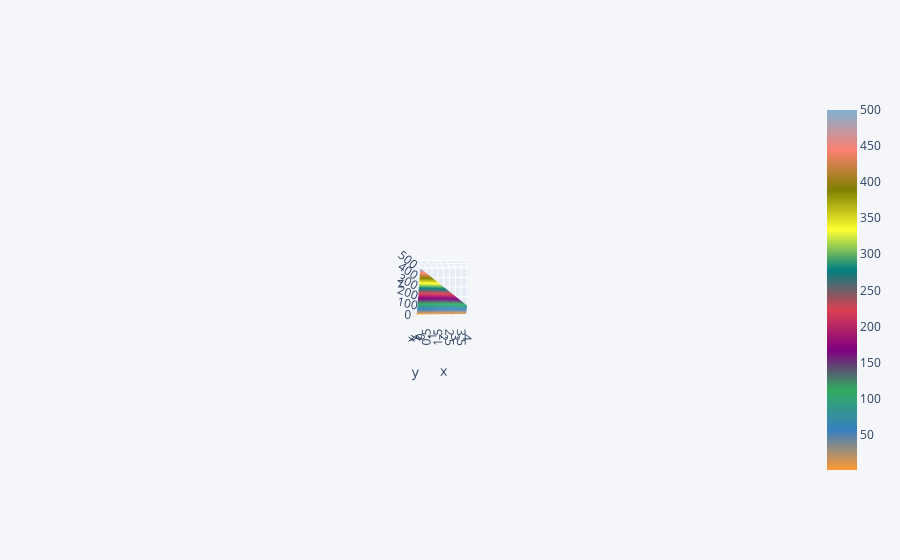

Here is the notebook cell this chart was saved with:
### Code cell
df3.iplot(kind='surface')

### Figure 1 — Plotly figure (JSON) as saved in the notebook; plotly's stock layout.template omitted (floating-point values rounded to 4 significant figures)
{"data": [{"colorscale": [[0, "rgb(255, 153, 51)"], [0.1111, "rgb(55, 128, 191)"], [0.2222, "rgb(50, 171, 96)"], [0.3333, "rgb(128, 0, 128)"], [0.4444, "rgb(219, 64, 82)"], [0.5556, "rgb(0, 128, 128)"], [0.6667, "rgb(255, 255, 51)"], [0.7778, "rgb(128, 128, 0)"], [0.8889, "rgb(251, 128, 114)"], [1, "rgb(128, 177, 211)"]], "type": "surface", "x": [0, 1, 2, 3, 4], "y": ["x", "y", "z"], "z": [[1, 2, 3, 4, 5], [10, 20, 30, 20, 10], [500, 400, 300, 200, 100]]}], "layout": {"autosize": true, "legend": {"bgcolor": "#F5F6F9", "font": {"color": "#4D5663"}}, "paper_bgcolor": "#F5F6F9", "plot_bgcolor": "#F5F6F9", "scene": {"aspectmode": "auto", "aspectratio": {"x": 1, "y": 1, "z": 1}, "camera": {"center": {"x": 0, "y": 0, "z": 0}, "eye": {"x": 0.7626, "y": -8.68, "z": -0.5527}, "projection": {"type": "perspective"}, "up": {"x": 0, "y": 0, "z": 1}}}, "title": {"font": {"color": "#4D5663"}}, "xaxis": {"gridcolor": "#E1E5ED", "showgrid": true, "tickfont": {"color": "#4D5663"}, "title": {"font": {"color": "#4D5663"}, "text": ""}, "zerolinecolor": "#E1E5ED"}, "yaxis": {"gridcolor": "#E1E5ED", "showgrid": true, "tickfont": {"color": "#4D5663"}, "title": {"font": {"color": "#4D5663"}, "text": ""}, "zerolinecolor": "#E1E5ED"}}}
